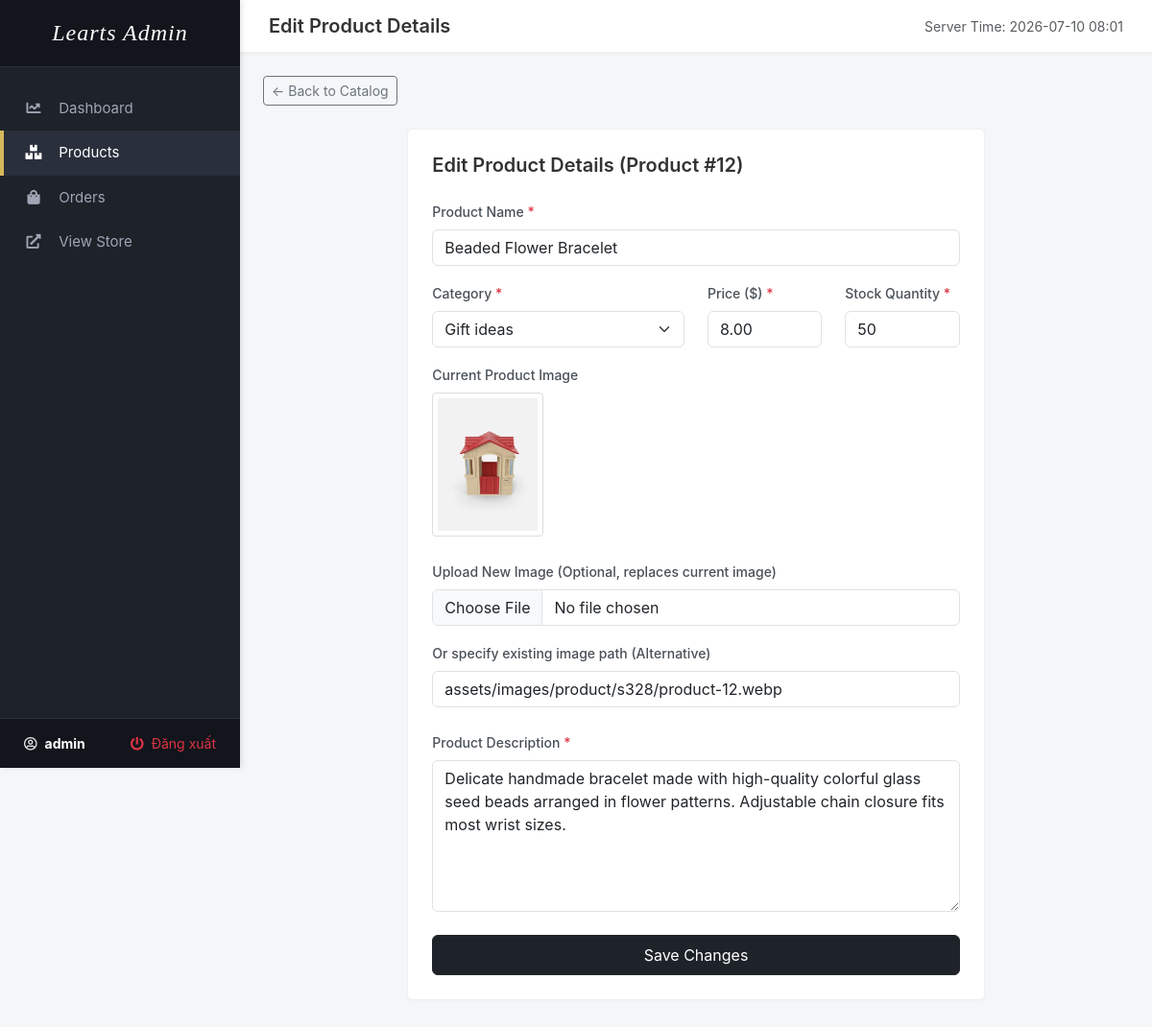
Page /admin/product_edit.php?id=12 (signed in) on the committed database.
### tables this page shows
CREATE TABLE IF NOT EXISTS `products` (
  `id` INT AUTO_INCREMENT PRIMARY KEY,
  `name` VARCHAR(255) NOT NULL,
  `description` TEXT NOT NULL,
  `price` DECIMAL(10,2) NOT NULL,
  `image_url` VARCHAR(255) NOT NULL,
  `stock` INT NOT NULL,
  `category_id` INT NOT NULL,
  `created_at` DATETIME DEFAULT CURRENT_TIMESTAMP,
  FOREIGN KEY (`category_id`) REFERENCES `categories`(`id`) ON DELETE CASCADE
);

CREATE TABLE IF NOT EXISTS `categories` (
  `id` INT AUTO_INCREMENT PRIMARY KEY,
  `name` VARCHAR(100) NOT NULL UNIQUE
);

### admin/product_edit.php (the view, shortened to what this page needs)
<?php
require_once __DIR__ . '/../config/database.php';
$id = isset($_GET['id']) ? (int)$_GET['id'] : 0;
try {
    $stmt = $pdo->prepare("SELECT * FROM products WHERE id = :id");
    $stmt->execute(['id' => $id]);
    $product = $stmt->fetch();
} catch (Exception $e) {
    $_SESSION['admin_flash'] = [
        'type' => 'danger',
        'text' => 'Database error: ' . $e->getMessage()
    ];
    header('Location: products.php');
    exit;
}
try {
    $cat_stmt = $pdo->query("SELECT * FROM categories ORDER BY name ASC");
    $categories = $cat_stmt->fetchAll();
} catch (Exception $e) {
    $categories = [];
}
$name = $product['name'];
$description = $product['description'];
$price = $product['price'];
$stock = $product['stock'];
$category_id = $product['category_id'];
$image_url = $product['image_url'];
require_once 'includes/header.php';
?>
<div class="mb-4">
    <a href="products.php" class="btn btn-sm btn-outline-secondary">&larr; Back to Catalog</a>
</div>
<div class="main-card col-lg-8 col-12 mx-auto">
    <h5 class="mb-4" style="font-weight: 600; color: #333;">Edit Product Details (Product #<?= $id ?>)</h5>
    <form action="product_edit.php?id=<?= $id ?>" method="POST" enctype="multipart/form-data">
        <div class="row">
            <div class="col-12 mb-3">
                <label for="name" class="form-label">Product Name <span class="text-danger">*</span></label>
                <input type="text" class="form-control" id="name" name="name" value="<?= htmlspecialchars($name) ?>" required>
            </div>
            <div class="col-md-6 col-12 mb-3">
                <label for="category_id" class="form-label">Category <span class="text-danger">*</span></label>
                <select class="form-select" id="category_id" name="category_id" required>
                    <?php foreach ($categories as $cat): ?>
                        <option value="<?= $cat['id'] ?>" <?= ($category_id == $cat['id']) ? 'selected' : '' ?>>
                            <?= htmlspecialchars($cat['name']) ?>
                        </option>
                    <?php endforeach; ?>
                </select>
            </div>
            <div class="col-md-3 col-6 mb-3">
                <label for="price" class="form-label">Price ($) <span class="text-danger">*</span></label>
                <input type="number" step="0.01" min="0" class="form-control" id="price" name="price" value="<?= htmlspecialchars($price) ?>" required>
            </div>
            <div class="col-md-3 col-6 mb-3">
                <label for="stock" class="form-label">Stock Quantity <span class="text-danger">*</span></label>
                <input type="number" min="0" class="form-control" id="stock" name="stock" value="<?= htmlspecialchars($stock) ?>" required>
            </div>
            <div class="col-12 mb-3">
                <label class="form-label">Current Product Image</label>
                <div class="mb-2">
                    <img src="../<?= htmlspecialchars($image_url) ?>" alt="Product Preview" style="max-height: 150px; border: 1px solid #ddd; border-radius: 4px; padding: 5px;">
                </div>
            </div>
            <div class="col-12 mb-3">
                <label for="product_image" class="form-label">Upload New Image (Optional, replaces current image)</label>
                <input type="file" class="form-control" id="product_image" name="product_image" accept="image/*">
            </div>
            <div class="col-12 mb-4">
                <label for="image_url" class="form-label">Or specify existing image path (Alternative)</label>
                <input type="text" class="form-control" id="image_url" name="image_url" placeholder="e.g. assets/images/product/s328/product-1.webp" value="<?= htmlspecialchars($image_url) ?>">
            </div>
            <div class="col-12 mb-4">
                <label for="description" class="form-label">Product Description <span class="text-danger">*</span></label>
                <textarea class="form-control" id="description" name="description" rows="6" required><?= htmlspecialchars($description) ?></textarea>
            </div>
            <div class="col-12">
                <button type="submit" class="btn btn-dark w-100 py-2" style="background-color: var(--dark-bg);">
                    Save Changes
                </button>
            </div>
        </div>
    </form>
</div>
<?php require_once 'includes/footer.php'; ?>

### admin/includes/header.php (style rules this page uses)
:root { --sidebar-width: 250px; --primary-color: #d5b85a; --dark-bg: #1e2229; --darker-bg: #12151c; --text-color: #e3e4e6; }
body { font-family: -apple-system, BlinkMacSystemFont, "Segoe UI", Roboto, "Helvetica Neue", Arial, sans-serif; background-color: #f5f6f8; margin: 0; padding: 0; }
.main-card { background-color: #fff; border: 1px solid #eef0f3; border-radius: 6px; box-shadow: 0 1px 3px rgba(0,0,0,0.02); padding: 25px; margin-bottom: 30px; }
.form-label { font-weight: 500; color: #495057; font-size: 14px; }

### rows in the picture
products: name "Beaded Flower Bracelet", category_id "Gift ideas", price "8.00", stock "50", image_url (picture), image_url "assets/images/product/s328/product-12.webp", description "Delicate handmade bracelet made with high-quality colorful glass seed beads arranged in flower patterns. Adjustable chain closure fits most wrist sizes."

### other values in the picture
$_SESSION['admin_username'] "admin"
$id "12"
